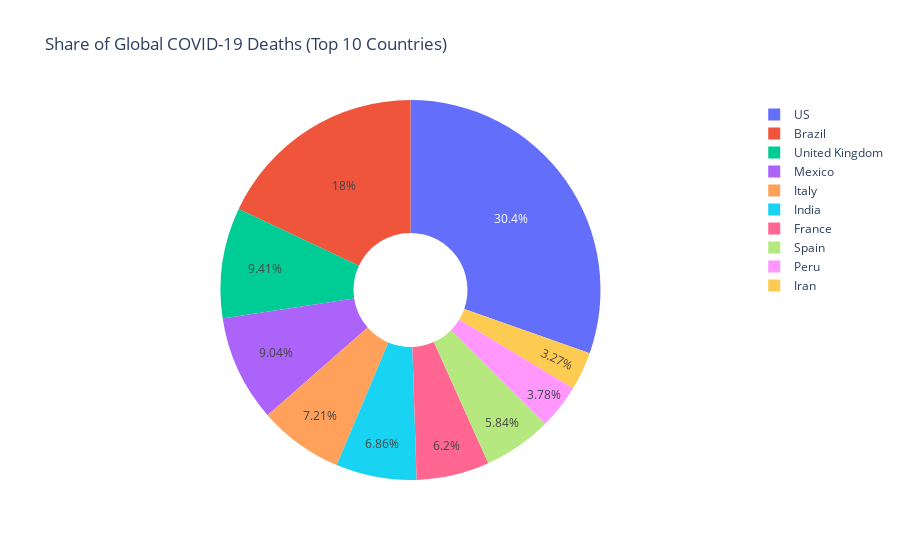

Write notebook code for a chart like this one.
### Markdown cell above
Pie Chart: Share of Global Deaths

### Code cell
import plotly.express as px

# Sort by deaths and select top contributors (e.g., top 10 countries)
top_deaths = df.sort_values(by='Deaths', ascending=False).head(10)

# Create pie chart
fig = px.pie(top_deaths,
             names='Country/Region',
             values='Deaths',
             title='Share of Global COVID-19 Deaths (Top 10 Countries)',
             hole=0.3)  # optional: to create a donut chart

fig.show()

### Figure 1 — Plotly figure (JSON) as saved in the notebook; plotly's stock layout.template omitted (floating-point values rounded to 4 significant figures)
{"data": [{"domain": {"x": [0, 1], "y": [0, 1]}, "hole": 0.3, "hovertemplate": "Country/Region=%{label}<br>Deaths=%{value}<extra></extra>", "labels": ["US", "Brazil", "United Kingdom", "Mexico", "Italy", "India", "France", "Spain", "Peru", "Iran"], "legendgroup": "", "name": "", "showlegend": true, "type": "pie", "values": [148011, 87618, 45844, 44022, 35112, 33408, 30212, 28432, 18418, 15912]}], "layout": {"legend": {"tracegroupgap": 0}, "title": {"text": "Share of Global COVID-19 Deaths (Top 10 Countries)"}}}
